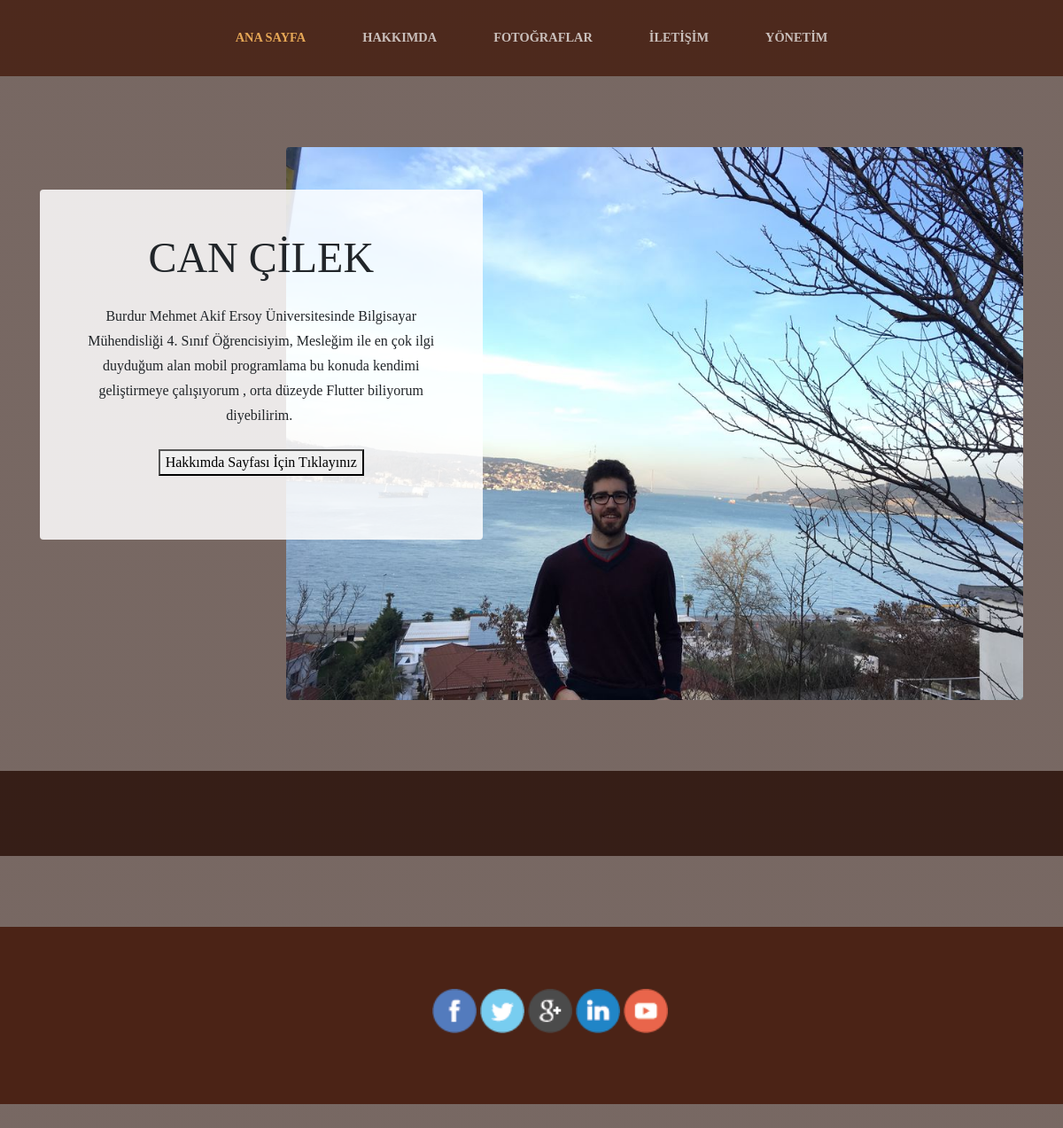
The page / on the database its author committed.
### tables this page shows
CREATE TABLE `anasayfa` (
  `id` int(11) NOT NULL,
  `foto` char(50) NOT NULL,
  `ustBaslik` varchar(250) NOT NULL,
  `ustIcerik` varchar(6000) NOT NULL
);

### index.php (the view, shortened to what this page needs)
<?php
include('inc/vt.php');
include('inc/head.php');
include('inc/nav.php');
$sorgu = $baglanti->prepare("SELECT * FROM anasayfa");
$sorgu->execute();
$sonuc = $sorgu->fetch();
?>
    <section class="page-section clearfix">
        <div class="container">
            <div class="intro">
                <img class="intro-img img-fluid mb-3 mb-lg-0 rounded" src="img/<?= $sonuc['foto'] ?>" alt="">
                <div class="intro-text left-0 text-center bg-faded p-5 rounded">
                    <h2 class="section-heading mb-4">
                        <span class="section-heading-lower"><?= $sonuc['ustBaslik'] ?></span>
                    </h2>
                    <p class="mb-4">
                        <?= $sonuc['ustIcerik'] ?>
						<a class="nav-link text-uppercase text-expanded" href="hakkimizda.php"><button>Hakkımda Sayfası İçin Tıklayınız</button></a>
                    </p>
                </div>
            </div>
        </div>
    </section>
<?php
include('inc/footer.php');
?>

### css/business-casual.css (style rules this page uses)
body { font-family: 'Lora'; background: -webkit-gradient(linear, left top, left bottom, from(rgba(47, 23, 15, 0.65))), url("../img/k.png"); background: linear-gradient(rgba(47, 23, 15, 0.65)), url("../img/k.png"); background-attachment: fixed; background-position: center; background-size: cover; }
h1, h2, h3, h4, h5, h6 { font-family: 'Raleway'; }
p { line-height: 1.75; }
.page-section { margin-top: 5rem; margin-bottom: 5rem; }
.section-heading { text-transform: uppercase; }
.section-heading .section-heading-lower { display: block; font-size: 3rem; font-weight: 100; }
.bg-faded { background-color: rgba(255, 255, 255, 0.85); }
.intro { position: relative; }
@media (min-width: 992px) { .intro .intro-img { width: 75%; float: right; } }
@media (min-width: 992px) { .intro .intro-text { left: 0; width: 60%; margin-top: 3rem; position: absolute; } }
@media (min-width: 1200px) { .intro .intro-text { width: 45%; } }

### rows shown on the page
anasayfa: foto (picture), ustBaslik "CAN ÇİLEK", ustIcerik "Burdur Mehmet Akif Ersoy Üniversitesinde Bilgisayar Mühendisliği 4. Sınıf Öğrencisiyim, Mesleğim ile en çok ilgi duyduğum alan mobil programlama bu konuda kendimi geliştirmeye çalışıyorum , orta düzeyde Flutter biliyorum diyebilirim."
